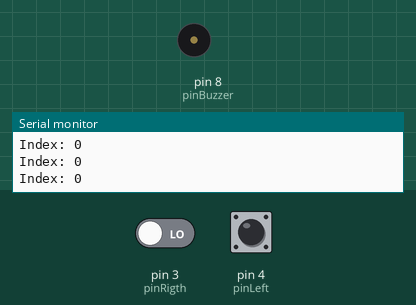
Simulated run of this sketch. Board: Arduino Uno, built with avr-gcc and run on an emulated ATmega328P. Parts: buzzer (waves = sounding), the last lines printed to the serial monitor. The inputs (shaded band) are chosen by the test bench; at power-on: pin 4 (pinLeft) LOW, pin 3 (pinRigth) LOW.

Above: at 1.2 s.
1.3 s: pin 4 (pinLeft) pulled HIGH for 0.25 s
4.8 s: pin 3 (pinRigth) driven HIGH
At 7.22 s:
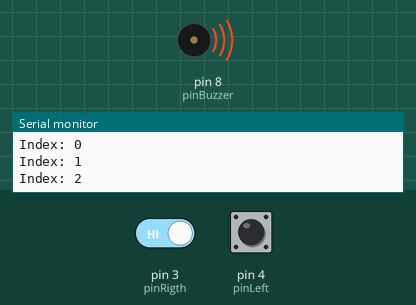
11.2 s: pin 3 (pinRigth) driven LOW
14.7 s: pin 4 (pinLeft) pulled HIGH for 1 s
37.7 s: pin 4 (pinLeft) pulled HIGH for 3.2 s
Timing chart, 0 to 43.4 s (numbered marks = the images above; inputs shaded):
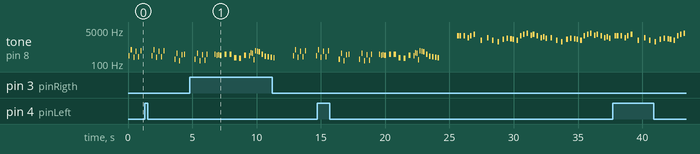

Measured:
- by itself, tone on pin 8 (pinBuzzer): plays 521 Hz for 0.08 s, 220 Hz for 0.08 s, 438 Hz for 0.08 s, 233 Hz for 0.08 s, 464 Hz for 0.08 s, 175 Hz for 0.08 s … (78 notes in this stretch)

The sketch:

Practica20.ino
```cpp
//179 anexo
#define pinBuzzer 8
#define pinPotenc A0

int index=0;
int pinLeft = 4;
int pinRigth = 3;

void verificarIndex()
{
    int state = digitalRead(pinRigth);

    if(state){
      index++;

      if(index==3)
        index=0;
    }else{
      state = digitalRead(pinLeft);

      if(state)
      {
        index--;

        if(index==-1)
          index=2;
      }
    }

    Serial.println("Index: "+String(index));
}

#include "pitches.h"
#include "pacmantheme.h"
#include "soundthemes.h"


void setup() {
    pinMode(pinBuzzer, OUTPUT);
    pinMode(pinPotenc, INPUT);
    pinMode(pinLeft,INPUT);
    pinMode(pinRigth,INPUT);

    Serial.begin(9600);
}

void alarma(int toneB)
{
  tone(pinBuzzer, toneB, 600);
   delay(1000);
}

void medidor()
{
  tone(pinBuzzer, 1000, 100);
   delay(1000);
}

int getValPot()
{
    int sensorValue = analogRead(pinPotenc);

    return map(sensorValue, 0, 1023, 0, 2000);
}


void loop() {
    //alarma(getValPot());
   // medidor();
    sing(index,pinBuzzer);
}
```

pacmantheme.h
```cpp
int melodyPacman[] = {

  NOTE_B4, 16, NOTE_B5, 16, NOTE_FS5, 16, NOTE_DS5, 16, //1
  NOTE_B5, 32, NOTE_FS5, -16, NOTE_DS5, 8, NOTE_C5, 16,
  NOTE_C6, 16, NOTE_G6, 16, NOTE_E6, 16, NOTE_C6, 32, NOTE_G6, -16, NOTE_E6, 8,

  NOTE_B4, 16,  NOTE_B5, 16,  NOTE_FS5, 16,   NOTE_DS5, 16,  NOTE_B5, 32,  //2
  NOTE_FS5, -16, NOTE_DS5, 8,  NOTE_DS5, 32, NOTE_E5, 32,  NOTE_F5, 32,
  NOTE_F5, 32,  NOTE_FS5, 32,  NOTE_G5, 32,  NOTE_G5, 32, NOTE_GS5, 32,  NOTE_A5, 16, NOTE_B5, 8
};

int tempoPac = 105;

// sizeof gives the number of bytes, each int value is composed of two bytes (16 bits)
// there are two values per note (pitch and duration), so for each note there are four bytes
int notesPacman = sizeof(melodyPacman) / sizeof(melodyPacman[0]) / 2;

// this calculates the duration of a whole note in ms
int wholenote = (60000 * 4) / tempoPac;

int divider = 0, noteDuration = 0;

void pacman(int buzzer,void (*function)()) {
  // iterate over the notes of the melody.
  // Remember, the array is twice the number of notes (notes + durations)
  for (int thisNote = 0; thisNote < notesPacman * 2; thisNote = thisNote + 2) {

    // calculates the duration of each note
    divider = melodyPacman[thisNote + 1];
    if (divider > 0) {
      // regular note, just proceed
      noteDuration = (wholenote) / divider;
    } else if (divider < 0) {
      // dotted notes are represented with negative durations!!
      noteDuration = (wholenote) / abs(divider);
      noteDuration *= 1.5; // increases the duration in half for dotted notes
    }

    // we only play the note for 90% of the duration, leaving 10% as a pause
    tone(buzzer, melodyPacman[thisNote], noteDuration * 0.9);
    function();
    // Wait for the specief duration before playing the next note.
    delay(noteDuration);

    // stop the waveform generation before the next note.
    noTone(buzzer);
  }
}
```

pitches.h
```cpp
#define NOTE_B0  31
#define NOTE_C1  33
#define NOTE_CS1 35
#define NOTE_D1  37
#define NOTE_DS1 39
#define NOTE_E1  41
#define NOTE_F1  44
#define NOTE_FS1 46
#define NOTE_G1  49
#define NOTE_GS1 52
#define NOTE_A1  55
#define NOTE_AS1 58
#define NOTE_B1  62
#define NOTE_C2  65
#define NOTE_CS2 69
#define NOTE_D2  73
#define NOTE_DS2 78
#define NOTE_E2  82
#define NOTE_F2  87
#define NOTE_FS2 93
#define NOTE_G2  98
#define NOTE_GS2 104
#define NOTE_A2  110
#define NOTE_AS2 117
#define NOTE_B2  123
#define NOTE_C3  131
#define NOTE_CS3 139
#define NOTE_D3  147
#define NOTE_DS3 156
#define NOTE_E3  165
#define NOTE_F3  175
#define NOTE_FS3 185
#define NOTE_G3  196
#define NOTE_GS3 208
#define NOTE_A3  220
#define NOTE_AS3 233
#define NOTE_B3  247
#define NOTE_C4  262
#define NOTE_CS4 277
#define NOTE_D4  294
#define NOTE_DS4 311
#define NOTE_E4  330
#define NOTE_F4  349
#define NOTE_FS4 370
#define NOTE_G4  392
#define NOTE_GS4 415
#define NOTE_A4  440
#define NOTE_AS4 466
#define NOTE_B4  494
#define NOTE_C5  523
#define NOTE_CS5 554
#define NOTE_D5  587
#define NOTE_DS5 622
#define NOTE_E5  659
#define NOTE_F5  698
#define NOTE_FS5 740
#define NOTE_G5  784
#define NOTE_GS5 831
#define NOTE_A5  880
#define NOTE_AS5 932
#define NOTE_B5  988
#define NOTE_C6  1047
#define NOTE_CS6 1109
#define NOTE_D6  1175
#define NOTE_DS6 1245
#define NOTE_E6  1319
#define NOTE_F6  1397
#define NOTE_FS6 1480
#define NOTE_G6  1568
#define NOTE_GS6 1661
#define NOTE_A6  1760
#define NOTE_AS6 1865
#define NOTE_B6  1976
#define NOTE_C7  2093
#define NOTE_CS7 2217
#define NOTE_D7  2349
#define NOTE_DS7 2489
#define NOTE_E7  2637
#define NOTE_F7  2794
#define NOTE_FS7 2960
#define NOTE_G7  3136
#define NOTE_GS7 3322
#define NOTE_A7  3520
#define NOTE_AS7 3729
#define NOTE_B7  3951
#define NOTE_C8  4186
#define NOTE_CS8 4435
#define NOTE_D8  4699
#define NOTE_DS8 4978
```

soundthemes.h
```cpp
#ifndef _HEADER_FILE_H_
#define _HEADER_FILE_H_

    void buzz(int targetPin, long frequency, long length);

int melody[] = {
        NOTE_E7, NOTE_E7, 0, NOTE_E7,
        0, NOTE_C7, NOTE_E7, 0,
        NOTE_G7, 0, 0, 0,
        NOTE_G6, 0, 0, 0,
        NOTE_C7, 0, 0, NOTE_G6,
        0, 0, NOTE_E6, 0,
        0, NOTE_A6, 0, NOTE_B6,
        0, NOTE_AS6, NOTE_A6, 0,
        NOTE_G6, NOTE_E7, NOTE_G7,
        NOTE_A7, 0, NOTE_F7, NOTE_G7,
        0, NOTE_E7, 0, NOTE_C7,
        NOTE_D7, NOTE_B6, 0, 0,
        NOTE_C7, 0, 0, NOTE_G6,
        0, 0, NOTE_E6, 0,
        0, NOTE_A6, 0, NOTE_B6,
        0, NOTE_AS6, NOTE_A6, 0,
        NOTE_G6, NOTE_E7, NOTE_G7,
        NOTE_A7, 0, NOTE_F7, NOTE_G7,
        0, NOTE_E7, 0, NOTE_C7,
        NOTE_D7, NOTE_B6, 0, 0
};

//Mario main them tempo
int tempo[] = {
        12, 12, 12, 12,
        12, 12, 12, 12,
        12, 12, 12, 12,
        12, 12, 12, 12,
        12, 12, 12, 12,
        12, 12, 12, 12,
        12, 12, 12, 12,
        12, 12, 12, 12,
        9, 9, 9,
        12, 12, 12, 12,
        12, 12, 12, 12,
        12, 12, 12, 12,
        12, 12, 12, 12,
        12, 12, 12, 12,
        12, 12, 12, 12,
        12, 12, 12, 12,
        9, 9, 9,
        12, 12, 12, 12,
        12, 12, 12, 12,
        12, 12, 12, 12,
};


//Underworld melody
int underworld_melody[] = {
    NOTE_C4, NOTE_C5, NOTE_A3, NOTE_A4,
    NOTE_AS3, NOTE_AS4, 0,
    0,
    NOTE_C4, NOTE_C5, NOTE_A3, NOTE_A4,
    NOTE_AS3, NOTE_AS4, 0,
    0,
    NOTE_F3, NOTE_F4, NOTE_D3, NOTE_D4,
    NOTE_DS3, NOTE_DS4, 0,
    0,
    NOTE_F3, NOTE_F4, NOTE_D3, NOTE_D4,
    NOTE_DS3, NOTE_DS4, 0,
    0, NOTE_DS4, NOTE_CS4, NOTE_D4,
    NOTE_CS4, NOTE_DS4,
    NOTE_DS4, NOTE_GS3,
    NOTE_G3, NOTE_CS4,
    NOTE_C4, NOTE_FS4, NOTE_F4, NOTE_E3, NOTE_AS4, NOTE_A4,
    NOTE_GS4, NOTE_DS4, NOTE_B3,
    NOTE_AS3, NOTE_A3, NOTE_GS3,
    0, 0, 0
};

//Underwolrd tempo
int underworld_tempo[] = {
        12, 12, 12, 12,
        12, 12, 6,
        3,
        12, 12, 12, 12,
        12, 12, 6,
        3,
        12, 12, 12, 12,
        17512, 12, 6,
        3,
        12, 12, 12, 12,
        12, 12, 6,
        6, 18, 18, 18,
        6, 6,
        6, 6,
        6, 6,
        18, 18, 18, 18, 18, 18,
        10, 10, 10,
        10, 10, 10,
        3, 3, 3
};


void sing(int s, int melodyPin) {

        if (s == 0) {
            Serial.println(" 'Underworld Theme'");
            int size = sizeof(underworld_melody) / sizeof(int);
            for (int thisNote = 0; thisNote < size; thisNote++) {
                // to calculate the note duration, take one second
                // divided by the note type.
                //e.g. quarter note = 1000 / 4, eighth note = 1000/8, etc.
                verificarIndex();
                int noteDuration = 1000 / underworld_tempo[thisNote];
                buzz(melodyPin, underworld_melody[thisNote], noteDuration);
                // to distinguish the notes, set a minimum time between them.
                // the note's duration + 30% seems to work well:
                int pauseBetweenNotes = noteDuration * 1.30;
                delay(pauseBetweenNotes);
                // stop the tone playing:
                buzz(melodyPin, 0, noteDuration);
            }
        }
        else if(s==1){
            Serial.println(" 'Mario Theme'");
            int size = sizeof(melody) / sizeof(int);
            for (int thisNote = 0; thisNote < size; thisNote++) {
               verificarIndex();
            // to calculate the note duration, take one second
            // divided by the note type.
            //e.g. quarter note = 1000 / 4, eighth note = 1000/8, etc.
            int noteDuration = 1000 / tempo[thisNote];
            buzz(melodyPin, melody[thisNote], noteDuration);
            // to distinguish the notes, set a minimum time between them.
            // the note's duration + 30% seems to work well:
            int pauseBetweenNotes = noteDuration * 1.30;
            delay(pauseBetweenNotes);
            // stop the tone playing:
            buzz(melodyPin, 0, noteDuration);
            }
        }else{
            pacman(melodyPin,&verificarIndex);
        }
}


void buzz(int targetPin, long frequency, long length)
{

    long delayValue = 1000000 / frequency / 2; // calculate the delay value between transitions
    //// 1 second's worth of microseconds, divided by the frequency, then split in half since
    //// there are two phases to each cycle
    long numCycles = frequency * length / 1000; // calculate the number of cycles for proper timing
    //// multiply frequency, which is really cycles per second, by the number of seconds to
    //// get the total number of cycles to produce
    for (long i = 0; i < numCycles; i++) { // for the calculated length of time...
        digitalWrite(targetPin, HIGH); // write the buzzer pin high to push out the diaphram
        delayMicroseconds(delayValue); // wait for the calculated delay value
        digitalWrite(targetPin, LOW); // write the buzzer pin low to pull back the diaphram
        delayMicroseconds(delayValue); // wait again or the calculated delay value
    }
    digitalWrite(13, LOW);
}


#endif //_HEADER_FILE_H_
```
